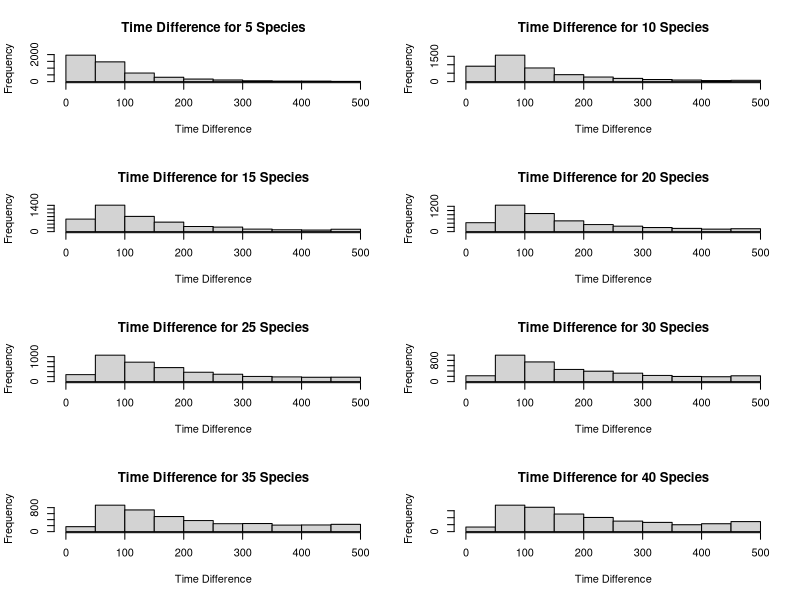
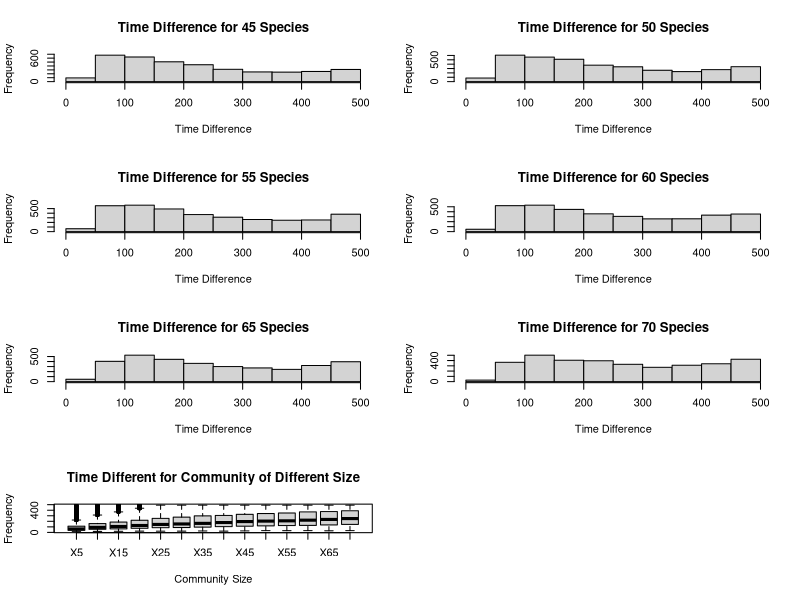

Write the R code that produced these figures, in order.
dat = as.data.frame(read.csv('Quadratic_Conso_Difference_matrix.csv'))
dat = dat[,2:15]

par(mfrow = c(4,2))
for (i in 1:ncol(dat)) {
  hist(dat[,i],main = paste('Time Difference for', i*5, 'Species'), xlab = 'Time Difference')
}
boxplot(dat, use.cols = TRUE, main = 'Time Different for Community of Different Size', xlab = 'Community Size', ylab = 'Frequency')
